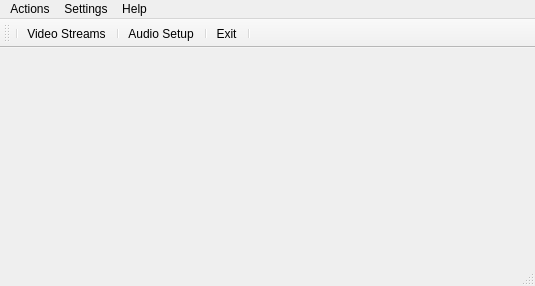
<?xml version="1.0" encoding="UTF-8"?>
<ui version="4.0">
 <class>SyntroViewClass</class>
 <widget class="QMainWindow" name="SyntroViewClass">
  <property name="geometry">
   <rect>
    <x>0</x>
    <y>0</y>
    <width>535</width>
    <height>286</height>
   </rect>
  </property>
  <property name="windowTitle">
   <string>SyntroView</string>
  </property>
  <widget class="QWidget" name="centralWidget"/>
  <widget class="QMenuBar" name="menuBar">
   <property name="geometry">
    <rect>
     <x>0</x>
     <y>0</y>
     <width>535</width>
     <height>21</height>
    </rect>
   </property>
   <widget class="QMenu" name="menuActions">
    <property name="title">
     <string>Actions</string>
    </property>
    <addaction name="actionBasicSetup"/>
    <addaction name="onStats"/>
    <addaction name="actionExit"/>
   </widget>
   <widget class="QMenu" name="menuSettings">
    <property name="title">
     <string>Settings</string>
    </property>
    <addaction name="actionVideoStreams"/>
    <addaction name="actionAudioSetup"/>
    <addaction name="actionShow_name"/>
    <addaction name="actionShow_date"/>
    <addaction name="actionShow_time"/>
    <addaction name="actionText_color"/>
   </widget>
   <widget class="QMenu" name="menuHelp">
    <property name="title">
     <string>Help</string>
    </property>
    <addaction name="actionAbout"/>
   </widget>
   <addaction name="menuActions"/>
   <addaction name="menuSettings"/>
   <addaction name="menuHelp"/>
  </widget>
  <widget class="QToolBar" name="mainToolBar">
   <attribute name="toolBarArea">
    <enum>TopToolBarArea</enum>
   </attribute>
   <attribute name="toolBarBreak">
    <bool>false</bool>
   </attribute>
   <addaction name="separator"/>
   <addaction name="actionVideoStreams"/>
   <addaction name="separator"/>
   <addaction name="actionAudioSetup"/>
   <addaction name="separator"/>
   <addaction name="actionExit"/>
   <addaction name="separator"/>
  </widget>
  <widget class="QStatusBar" name="statusBar"/>
  <action name="onStats">
   <property name="text">
    <string>Display stats</string>
   </property>
  </action>
  <action name="actionShow_date">
   <property name="checkable">
    <bool>true</bool>
   </property>
   <property name="checked">
    <bool>true</bool>
   </property>
   <property name="text">
    <string>Show date</string>
   </property>
  </action>
  <action name="actionShow_time">
   <property name="checkable">
    <bool>true</bool>
   </property>
   <property name="checked">
    <bool>true</bool>
   </property>
   <property name="text">
    <string>Show time</string>
   </property>
  </action>
  <action name="actionText_color">
   <property name="text">
    <string>Text color ...</string>
   </property>
  </action>
  <action name="actionShow_name">
   <property name="checkable">
    <bool>true</bool>
   </property>
   <property name="checked">
    <bool>true</bool>
   </property>
   <property name="text">
    <string>Show name</string>
   </property>
  </action>
  <action name="actionAbout">
   <property name="text">
    <string>About</string>
   </property>
  </action>
  <action name="actionBasicSetup">
   <property name="text">
    <string>Basic setup</string>
   </property>
  </action>
  <action name="actionExit">
   <property name="text">
    <string>Exit</string>
   </property>
  </action>
  <action name="actionVideoStreams">
   <property name="text">
    <string>Video streams ...</string>
   </property>
   <property name="iconText">
    <string>Video Streams</string>
   </property>
  </action>
  <action name="actionAudioSetup">
   <property name="text">
    <string>Audio setup</string>
   </property>
   <property name="iconText">
    <string>Audio Setup</string>
   </property>
  </action>
 </widget>
 <layoutdefault spacing="6" margin="11"/>
 <resources/>
 <connections/>
</ui>
